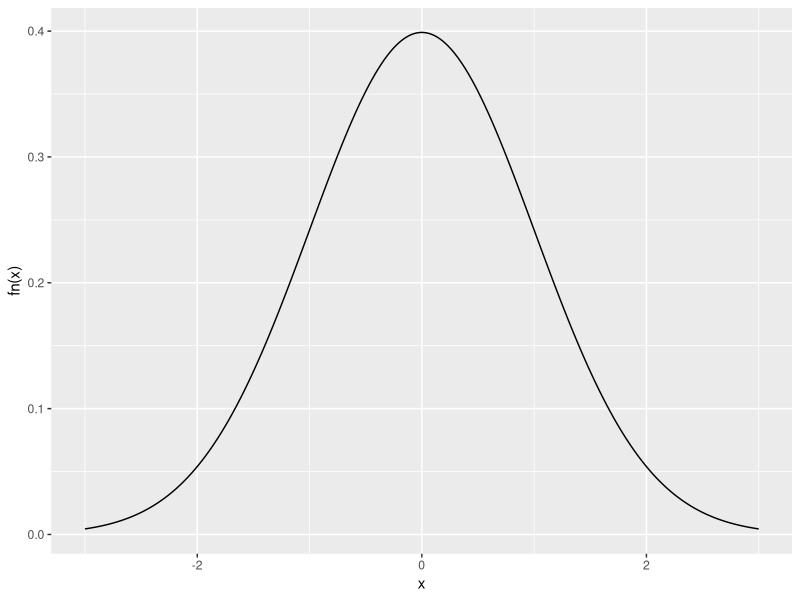
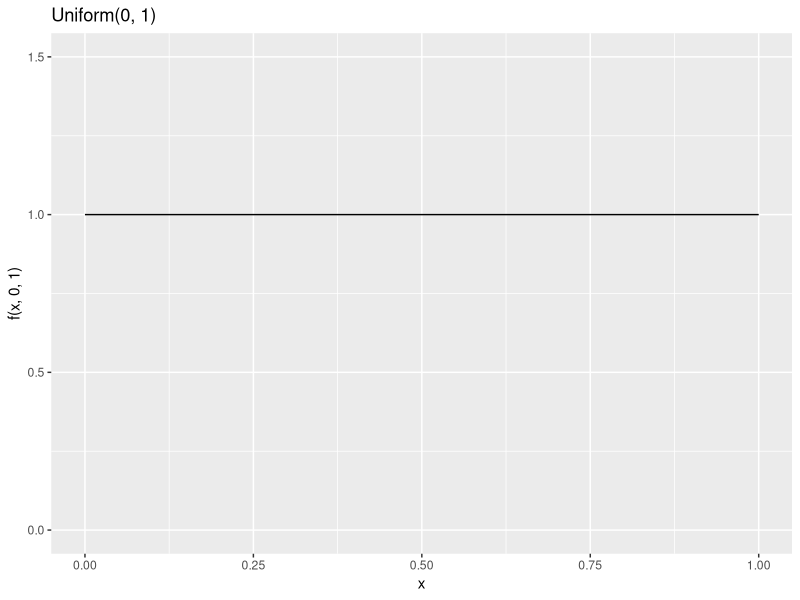
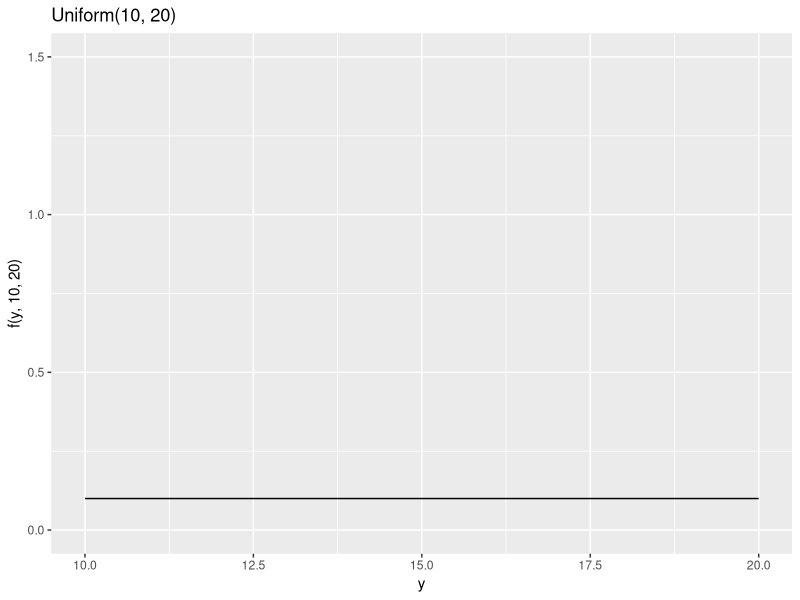

These figures' R source, in order:
## ---- chunk 1
knitr::opts_chunk$set(fig.height = 3)
## ---- chunk 2
library(ggplot2)
library(dplyr)
library(tidyr)
set.seed(100)
## ---- chunk 3
x <- seq(-3, 3, length.out = 1000)
fn <- function(x) {
  dnorm(x)
}

ggplot() +
  geom_line(aes(x, fn(x)))
## ---- chunk 4
x <- seq(0, 1, length.out = 1000)
f <- function(x, a, b) 1/(b - a)
ggplot() + 
  geom_line(aes(x, f(x, 0, 1))) +
  ylim(c(0, 1.5)) +
  ggtitle("Uniform(0, 1)")

y <- seq(10, 20, length.out = 1000)
ggplot() + 
  geom_line(aes(y, f(y, 10, 20))) +
  ylim(c(0, 1.5)) +
  ggtitle("Uniform(10, 20)")

